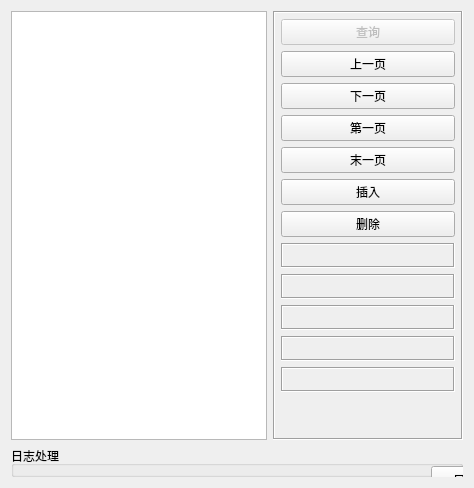
      <widget class="QWidget" name="tab_7">
       <attribute name="title">
        <string>系统日志</string>
       </attribute>
       <layout class="QGridLayout" name="gridLayout_22">
        <item row="0" column="0">
         <widget class="QSplitter" name="splitter">
          <property name="orientation">
           <enum>Qt::Vertical</enum>
          </property>
          <property name="opaqueResize">
           <bool>false</bool>
          </property>
          <widget class="QTableView" name="tableMain">
           <property name="styleSheet">
            <string notr="true"/>
           </property>
          </widget>
         </widget>
        </item>
        <item row="0" column="1">
         <widget class="QFrame" name="frameBottom">
          <property name="minimumSize">
           <size>
            <width>190</width>
            <height>0</height>
           </size>
          </property>
          <property name="maximumSize">
           <size>
            <width>190</width>
            <height>16777215</height>
           </size>
          </property>
          <property name="frameShape">
           <enum>QFrame::Box</enum>
          </property>
          <property name="frameShadow">
           <enum>QFrame::Sunken</enum>
          </property>
          <layout class="QVBoxLayout" name="verticalLayout_2">
           <property name="leftMargin">
            <number>6</number>
           </property>
           <property name="topMargin">
            <number>6</number>
           </property>
           <property name="rightMargin">
            <number>6</number>
           </property>
           <property name="bottomMargin">
            <number>6</number>
           </property>
           <item>
            <widget class="QPushButton" name="btnSelect">
             <property name="enabled">
              <bool>false</bool>
             </property>
             <property name="minimumSize">
              <size>
               <width>80</width>
               <height>0</height>
              </size>
             </property>
             <property name="text">
              <string>查询</string>
             </property>
            </widget>
           </item>
           <item>
            <widget class="QPushButton" name="btnPreVious">
             <property name="minimumSize">
              <size>
               <width>50</width>
               <height>0</height>
              </size>
             </property>
             <property name="text">
              <string>上一页</string>
             </property>
             <property name="iconSize">
              <size>
               <width>18</width>
               <height>18</height>
              </size>
             </property>
            </widget>
           </item>
           <item>
            <widget class="QPushButton" name="btnNext">
             <property name="minimumSize">
              <size>
               <width>50</width>
               <height>0</height>
              </size>
             </property>
             <property name="text">
              <string>下一页</string>
             </property>
             <property name="iconSize">
              <size>
               <width>18</width>
               <height>18</height>
              </size>
             </property>
            </widget>
           </item>
           <item>
            <widget class="QPushButton" name="btnFirst">
             <property name="minimumSize">
              <size>
               <width>50</width>
               <height>0</height>
              </size>
             </property>
             <property name="text">
              <string>第一页</string>
             </property>
             <property name="iconSize">
              <size>
               <width>18</width>
               <height>18</height>
              </size>
             </property>
            </widget>
           </item>
           <item>
            <widget class="QPushButton" name="btnLast">
             <property name="minimumSize">
              <size>
               <width>50</width>
               <height>0</height>
              </size>
             </property>
             <property name="text">
              <string>末一页</string>
             </property>
             <property name="iconSize">
              <size>
               <width>18</width>
               <height>18</height>
              </size>
             </property>
            </widget>
           </item>
           <item>
            <widget class="QPushButton" name="btnInsert">
             <property name="minimumSize">
              <size>
               <width>50</width>
               <height>0</height>
              </size>
             </property>
             <property name="text">
              <string>插入</string>
             </property>
             <property name="iconSize">
              <size>
               <width>18</width>
               <height>18</height>
              </size>
             </property>
            </widget>
           </item>
           <item>
            <widget class="QPushButton" name="btnDelete">
             <property name="minimumSize">
              <size>
               <width>50</width>
               <height>0</height>
              </size>
             </property>
             <property name="text">
              <string>删除</string>
             </property>
             <property name="iconSize">
              <size>
               <width>18</width>
               <height>18</height>
              </size>
             </property>
            </widget>
           </item>
           <item>
            <widget class="QLabel" name="labPageTotal">
             <property name="minimumSize">
              <size>
               <width>0</width>
               <height>25</height>
              </size>
             </property>
             <property name="frameShape">
              <enum>QFrame::Box</enum>
             </property>
             <property name="frameShadow">
              <enum>QFrame::Sunken</enum>
             </property>
             <property name="text">
              <string/>
             </property>
             <property name="alignment">
              <set>Qt::AlignCenter</set>
             </property>
            </widget>
           </item>
           <item>
            <widget class="QLabel" name="labRecordsTotal">
             <property name="minimumSize">
              <size>
               <width>0</width>
               <height>25</height>
              </size>
             </property>
             <property name="frameShape">
              <enum>QFrame::Box</enum>
             </property>
             <property name="frameShadow">
              <enum>QFrame::Sunken</enum>
             </property>
             <property name="text">
              <string/>
             </property>
             <property name="alignment">
              <set>Qt::AlignCenter</set>
             </property>
            </widget>
           </item>
           <item>
            <widget class="QLabel" name="labPageCurrent">
             <property name="minimumSize">
              <size>
               <width>0</width>
               <height>25</height>
              </size>
             </property>
             <property name="frameShape">
              <enum>QFrame::Box</enum>
             </property>
             <property name="frameShadow">
              <enum>QFrame::Sunken</enum>
             </property>
             <property name="text">
              <string/>
             </property>
             <property name="alignment">
              <set>Qt::AlignCenter</set>
             </property>
            </widget>
           </item>
           <item>
            <widget class="QLabel" name="labRecordsPerpage">
             <property name="minimumSize">
              <size>
               <width>0</width>
               <height>25</height>
              </size>
             </property>
             <property name="frameShape">
              <enum>QFrame::Box</enum>
             </property>
             <property name="frameShadow">
              <enum>QFrame::Sunken</enum>
             </property>
             <property name="text">
              <string/>
             </property>
             <property name="alignment">
              <set>Qt::AlignCenter</set>
             </property>
            </widget>
           </item>
           <item>
            <widget class="QLabel" name="labSelectTime">
             <property name="minimumSize">
              <size>
               <width>0</width>
               <height>25</height>
              </size>
             </property>
             <property name="frameShape">
              <enum>QFrame::Box</enum>
             </property>
             <property name="frameShadow">
              <enum>QFrame::Sunken</enum>
             </property>
             <property name="text">
              <string/>
             </property>
             <property name="alignment">
              <set>Qt::AlignCenter</set>
             </property>
            </widget>
           </item>
           <item>
            <spacer name="verticalSpacer_2">
             <property name="orientation">
              <enum>Qt::Vertical</enum>
             </property>
             <property name="sizeHint" stdset="0">
              <size>
               <width>20</width>
               <height>40</height>
              </size>
             </property>
            </spacer>
           </item>
          </layout>
         </widget>
        </item>
        <item row="1" column="0" colspan="2">
         <widget class="QGroupBox" name="groupBox_13">
          <property name="sizePolicy">
           <sizepolicy hsizetype="Preferred" vsizetype="Expanding">
            <horstretch>0</horstretch>
            <verstretch>0</verstretch>
           </sizepolicy>
          </property>
          <property name="maximumSize">
           <size>
            <width>16777215</width>
            <height>60</height>
           </size>
          </property>
          <property name="title">
           <string>日志处理</string>
          </property>
          <widget class="QPushButton" name="importDataButton">
           <property name="geometry">
            <rect>
             <x>420</x>
             <y>20</y>
             <width>93</width>
             <height>28</height>
            </rect>
           </property>
           <property name="text">
            <string>导入日志</string>
           </property>
          </widget>
          <widget class="QPushButton" name="exportDataButton">
           <property name="geometry">
            <rect>
             <x>600</x>
             <y>20</y>
             <width>93</width>
             <height>28</height>
            </rect>
           </property>
           <property name="text">
            <string>导出日志</string>
           </property>
          </widget>
         </widget>
        </item>
       </layout>
      </widget>
